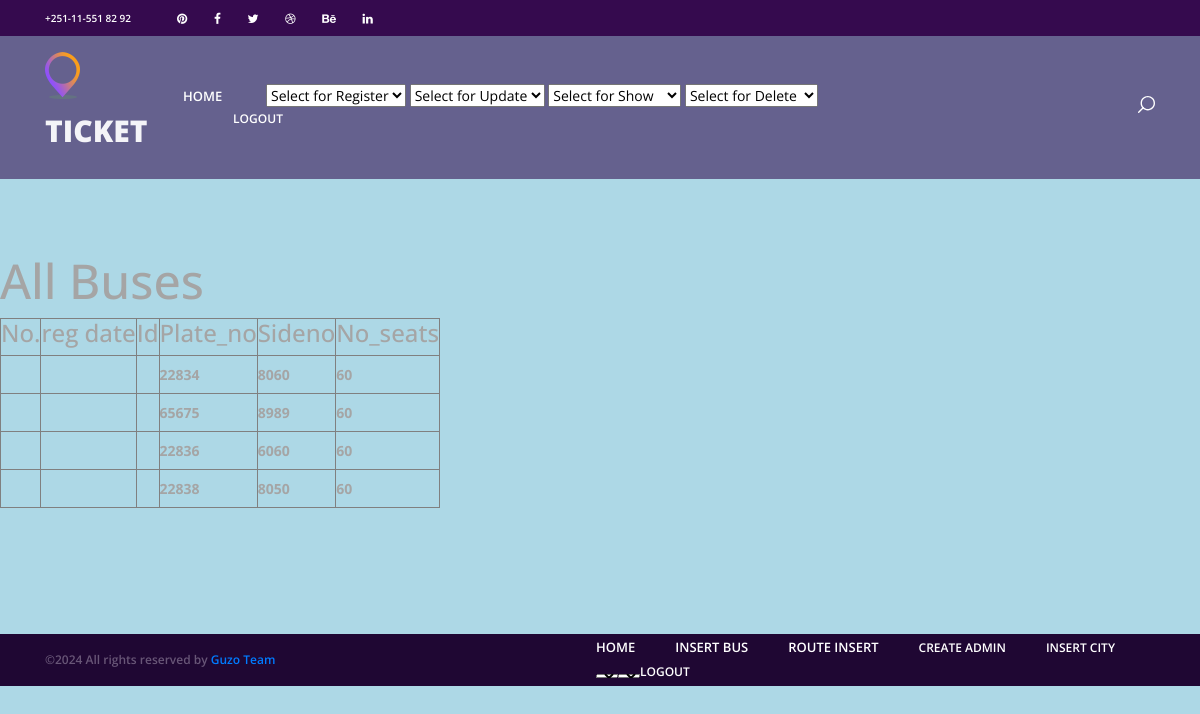
The app's page /buses/, older data.
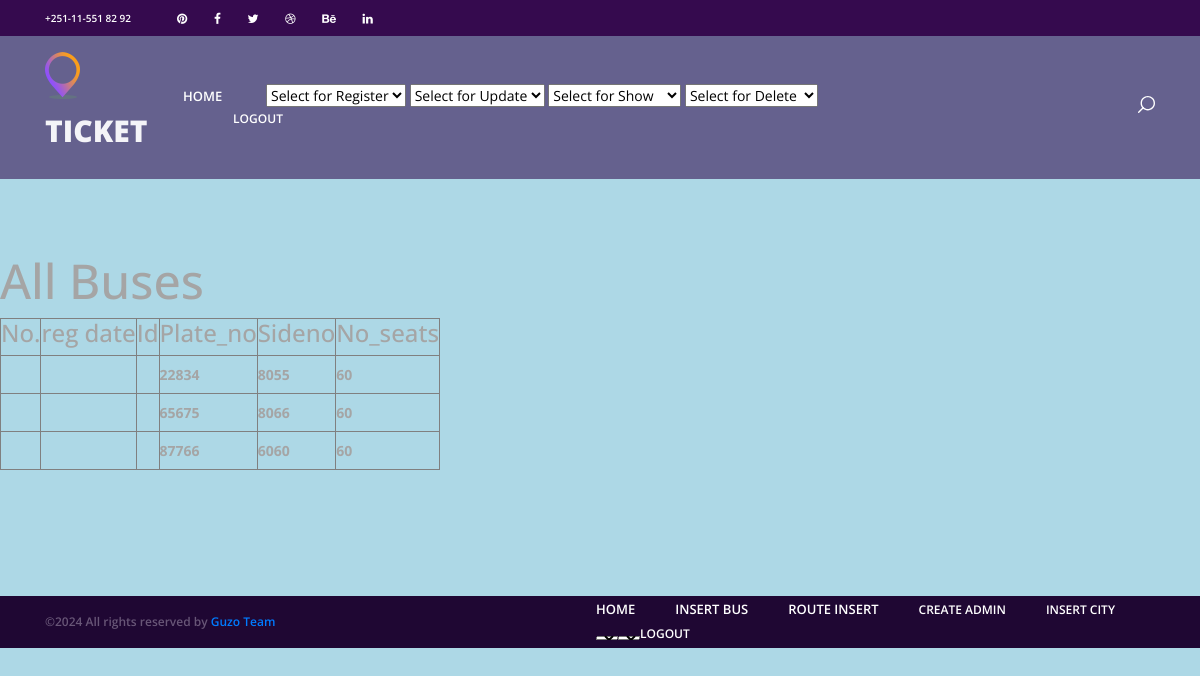
The same page, newer data.
### users/models.py (models this page shows, shortened)
class Bus(models.Model):
    plate_no = models.CharField(max_length=50, null=True, blank=True)
    sideno = models.CharField(max_length=50, null=True, blank=True)
    no_seats = models.CharField(max_length=50, null=True, blank=False)
    groups = models.ManyToManyField(
        'auth.Group',
        related_name='bus_set',  # Unique related name
        blank=True
    )
    user_permissions = models.ManyToManyField(
        'auth.Permission',
        related_name='bus_permissions_set',  # Unique related name
        blank=True
    )

### users/views.py (the view)
# urls.py: path('buses/', views.buses, name='buses'),
def buses(request):
    buses = Bus.objects.all()
    return render(request, 'users/buses.html',{'buses': buses})

### users/templates/users/buses.html (shortened to what the changed rows need)
<!DOCTYPE html>
<html lang="en">
<head>
<link rel="stylesheet" type="text/css" href="../static/styles/bootstrap4/bootstrap.min.css">
<link href="../static/plugins/font-awesome-4.7.0/css/font-awesome.min.css" rel="stylesheet" type="text/css">
<link rel="stylesheet" type="text/css" href="../static/plugins/OwlCarousel2-2.2.1/owl.carousel.css">
<link rel="stylesheet" type="text/css" href="../static/plugins/OwlCarousel2-2.2.1/owl.theme.default.css">
<link rel="stylesheet" type="text/css" href="../static/plugins/OwlCarousel2-2.2.1/animate.css">
<link rel="stylesheet" type="text/css" href="../static/styles/main_styles.css">
<link rel="stylesheet" type="text/css" href="../static/styles/responsive.css">
</head>
<body style="background-color: lightblue;">
<div class="super_container">
<h1>All Buses</h1>
    <table border = "1">
    <thead>
  <tr>
    <th><b><h3>No.</h3></b></th>
    <th><b><h3>reg date</h3></b></th>
    <th><b><h3>Id</h3></b></th>
    <th><b><h3>Plate_no</h3></b></th>
    <th><b><h3>Sideno</h3></b></th>
    <th><b><h3>No_seats</h3></b></th>
	</tr>
    </thead>
    <tbody>
	{% for bus in buses %}
      <tr>
      <td>
	<ol start = "1">
		<li><th> </th> <th></th>  <th> {{bus.plate_no}}</th> <th>{{bus.sideno}}</th> <th>{{bus.no_seats}}</th> </li></ol></td></tr>	 {% endfor %}    </tbody>
    </table>
</div>
</body>
</html>

Row changes from the older to the newer data that the page shows:
removed Bus: plate_no "22838", sideno "8050", no_seats "60"
changed Bus (number 1 of 3 on the later page): sideno "8060" → "8055"
changed Bus (number 2 of 3 on the later page): sideno "8989" → "8066"
changed Bus (number 3 of 3 on the later page): plate_no "22836" → "87766"
